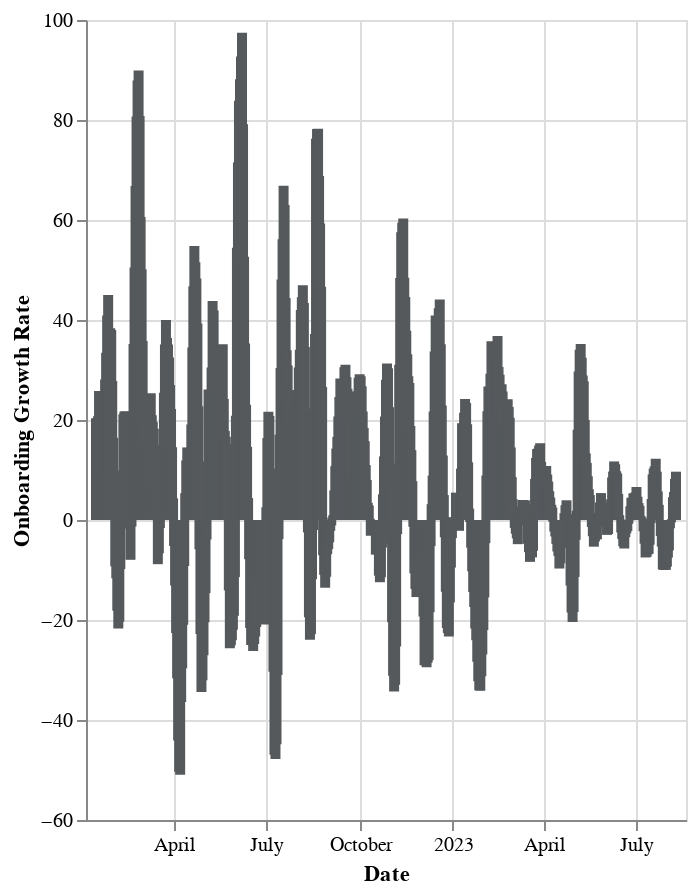

The code cell stored with this chart in its notebook:
### Code cell
display(Markdown(f"### Onboarding Growth Rate (7 day rolling average)"))

df["growth_rate"] = df["onboarded_tibs"].pct_change(periods=7).rolling(7).mean() * 100
recent_df = df[df["date"] > "2022-01-01"]

alt.Chart(recent_df).mark_bar().encode(
    x=alt.X("date:T", title="Date"),
    y=alt.Y("growth_rate:Q", title="Onboarding Growth Rate"),
    color=alt.value("#55595c"),
    tooltip=[
        alt.Tooltip("date:T", title="Date"),
        alt.Tooltip("growth_rate:Q", title="Onboarding Growth Rate"),
    ],
).properties(
    width="container",
    height=400,
)

### Figure 1 — Vega-Lite specification as saved in the notebook (floating-point values rounded to 4 significant figures; data arrays with more than 128 entries replaced by an {"elided": "..."} marker saying what was removed)
{"config": {"view": {"continuousWidth": 300, "continuousHeight": 300}}, "data": {"name": "data-e1a80f6023bc1f0c081d67dc34912928"}, "mark": {"type": "bar"}, "encoding": {"color": {"value": "#55595c"}, "tooltip": [{"field": "date", "title": "Date", "type": "temporal"}, {"field": "growth_rate", "title": "Onboarding Growth Rate", "type": "quantitative"}], "x": {"field": "date", "title": "Date", "type": "temporal"}, "y": {"field": "growth_rate", "title": "Onboarding Growth Rate", "type": "quantitative"}}, "height": 400, "width": "container", "$schema": "https://vega.github.io/schema/vega-lite/v5.8.0.json", "datasets": {"data-e1a80f6023bc1f0c081d67dc34912928": {"elided": "585 records"}}}
